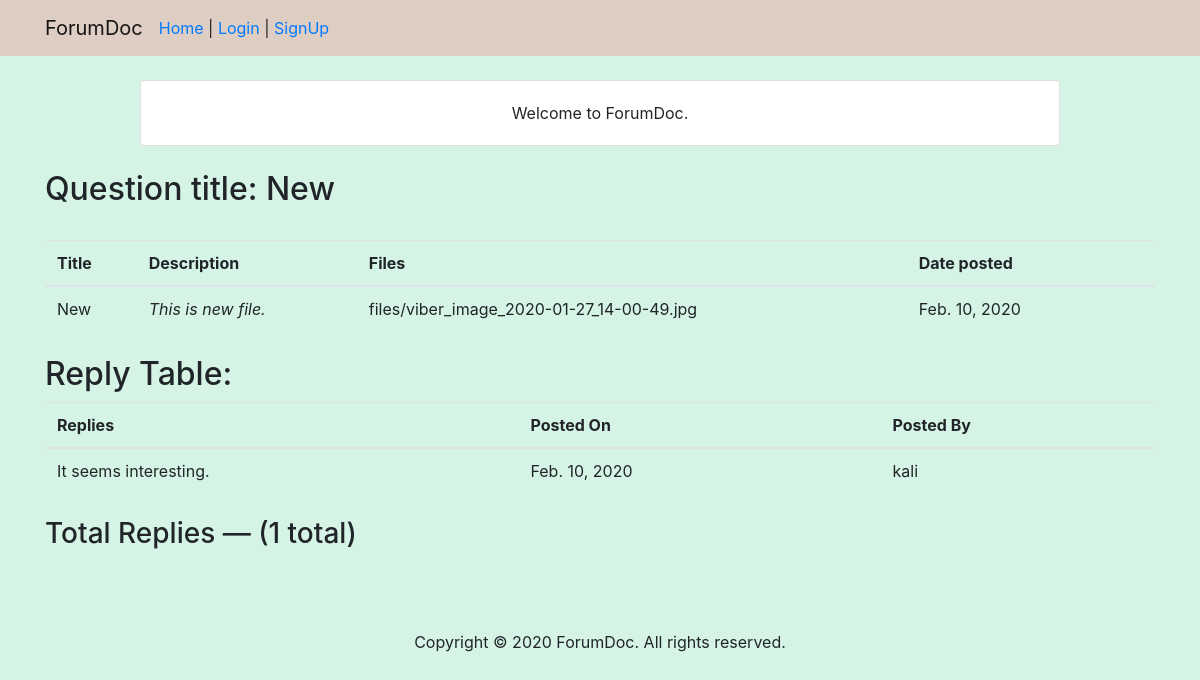
The app's page /thread/34/ with its own data.
### forum/models.py (models this page shows, shortened)
class Thread(models.Model):
    title=models.CharField(max_length=50)
    description=models.CharField(max_length=150)
    file = models.FileField(upload_to='files/', blank='True', null='True')
    date_created=models.DateField(auto_now_add=True)
    def get_latest_date(self):
        if self.reply_set.count()>0:
            return self.reply_set.latest('date_created').date_created
        return self.date_created

class Reply(models.Model):
    thread=models.ForeignKey(Thread, on_delete=models.CASCADE)
    user=models.ForeignKey(User, on_delete=models.CASCADE)
    message=models.TextField()
    date_created=models.DateField(auto_now_add=True)

### forum/views.py (the view)
# urls.py: path('thread/<int:thread_id>/', views.thread, name='thread'),
def thread(request, thread_id):
    thread=Thread.objects.get(pk=thread_id)
    if request.method=='POST':  #For reply
        form=ReplyForm(request.POST)
        form=ReplyForm(request.POST)
        reply=form.save(commit=False)
        reply.thread=thread
        reply.user=request.user
        reply.save()
        return redirect('forum:thread', thread_id=thread_id)
    else:
        form=ReplyForm()
    context={'thread':thread, 'form':form}
    return render(request, 'forum/thread.html', context)

### forum/templates/forum/thread.html (shortened to what this page needs)
{% extends 'base.html' %}
{% block body %}
    <div class="pageTitle">
                <h2>Question title: {{ thread.title }}</h2>
            </div>
            <br>
          <table class="table mb-4 ">
            <thead>
              <tr>
                <th>Title</th>
                <th>Description</th>
                <th>Files</th>
                <th>Date posted</th>
                <th></th>
              </tr>
            </thead>
            <tbody>
              <tr>
                <td>
                    {{ thread.title }}
                </td>
                <td><em>{{ thread.description }}</em></td>
                <td>
                {% if thread.file %}
                {{ thread.file }}
                {% else %}
                <span class="text-muted">No Files</span>
                {% endif %}
                </td>
                <td>{{ thread.get_latest_date }} &nbsp;</td>
            </table>
            <h2>Reply Table: </h2>
            <table class="table mb-4 ">
            <thead>
            <tr>
                <th>Replies</th>
                <th>Posted On</th>
                <th>Posted By</th>
            </tr>
            </thead>
            <tbody>
            {% for reply in thread.reply_set.all %}
                <td> {{ reply.message }} </td>
                <td> {{ reply.date_created }} &nbsp; </td>
                <td> {{ reply.user.username }} </td>
            {% endfor %}
            </tbody>
            </table>
            <h3 class="">Total Replies &mdash; ({{ thread.reply_set.count }} total)</h3>
            <br>
{% endblock %}

### user/static/css/style.css (style rules this page uses)
body { background-color: #d5f4e6; }

### records on screen
Thread: title "New", description "This is new file.", file "files/viber_image_2020-01-27_14-00-49.jpg", get_latest_date "Feb. 10, 2020", reply_set.count "1"
Reply: message "It seems interesting.", date_created "Feb. 10, 2020", user.username "kali"
